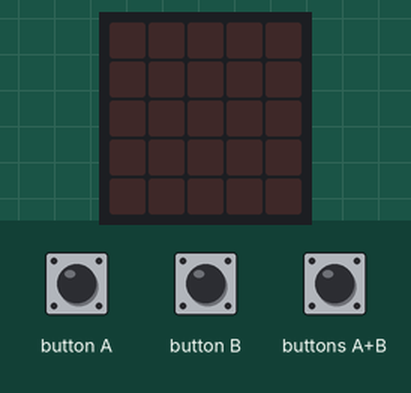
The program below on a simulated BBC micro:bit (MakeCode). On the bench: the board's 5×5 LED display. The test bench sets the inputs (shaded band). Random numbers come from a fixed seed.

Above: at 1.2 s.
1.3 s: button A pressed for 0.15 s
At 2.1 s:
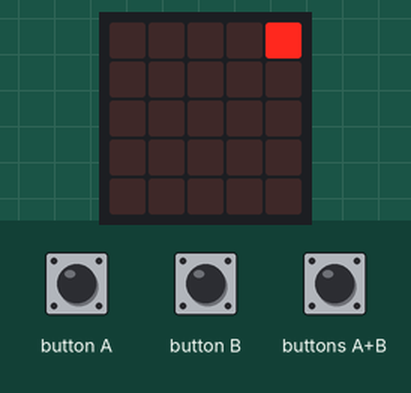
2.9 s: button A pressed for 0.15 s
At 3.3 s:
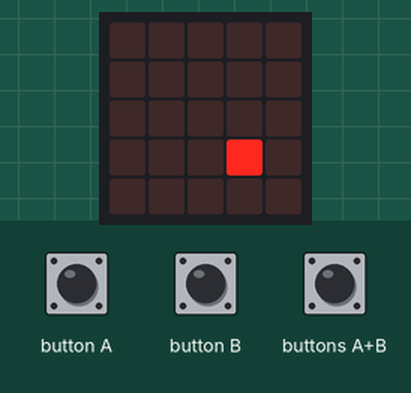
4.5 s: button A pressed for 0.15 s
At 5.8 s:
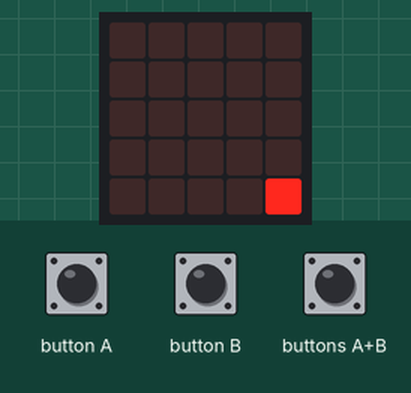
6.1 s: button A pressed for 0.15 s
At 7.0 s:
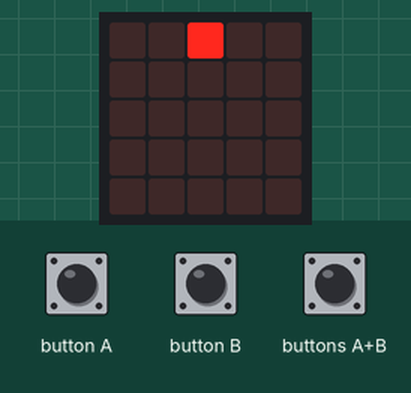
7.7 s: button A pressed for 0.15 s
At 8.2 s:
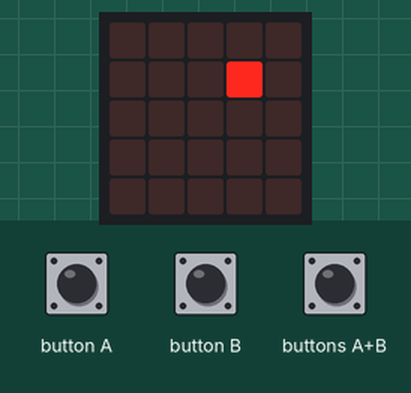
9.3 s: button A pressed for 0.15 s
At 10.6 s:
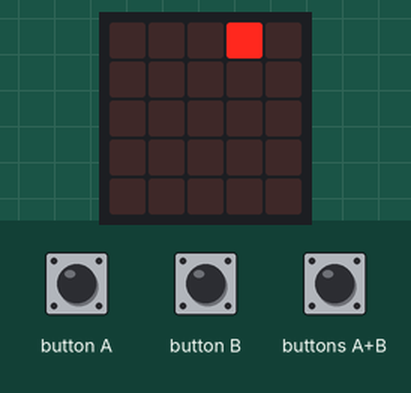
Timing chart, 0 to 11.9 s (numbered marks = the images above; inputs shaded):
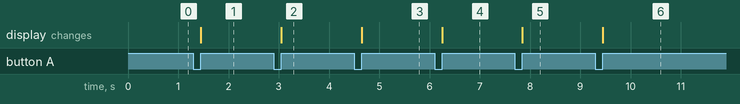

Measured:
- after the input at 1.3 s, the display: changes after 0.15 s (image 1)
- after the input at 2.9 s, the display: changes after 0.15 s (image 2)
- after the input at 4.5 s, the display: changes after 0.15 s (image 3)
- after the input at 6.1 s, the display: changes after 0.15 s (image 4)
- after the input at 7.7 s, the display: changes after 0.15 s (image 5)
- after the input at 9.3 s, the display: changes after 0.15 s (image 6)

The program:

main.ts
```typescript
function 燈數 (num: number) {
    if (num % 5 == 0) {
        x = 4
        y = Math.floor(num / 5) - 1
    } else {
        x = num % 5 - 1
        y = Math.floor(num / 5)
    }
    led.plot(x, y)
}
input.onButtonPressed(Button.A, function () {
    basic.clearScreen()
    list = []
    for (let index = 0; index < 25; index++) {
        list.push(0 - 0)
    }
    n = 0
    while (n < 亮燈數) {
        a = randint(0, 24)
        if (list[a] == 0) {
            list[a] = 2 - 1
            n += 1
            燈數(a + 1)
        }
    }
    basic.pause(0.000000000000000001)
})
input.onButtonPressed(Button.AB, function () {
    亮燈數 += -1
})
input.onButtonPressed(Button.B, function () {
    亮燈數 += 1
})
let a = 0
let n = 0
let list: number[] = []
let y = 0
let x = 0
let 亮燈數 = 0
亮燈數 = 1
basic.forever(function () {

})
```

test.ts
```typescript
// 在這裡測試；當此封包作為擴充功能時，將不會編譯此內容。
```
